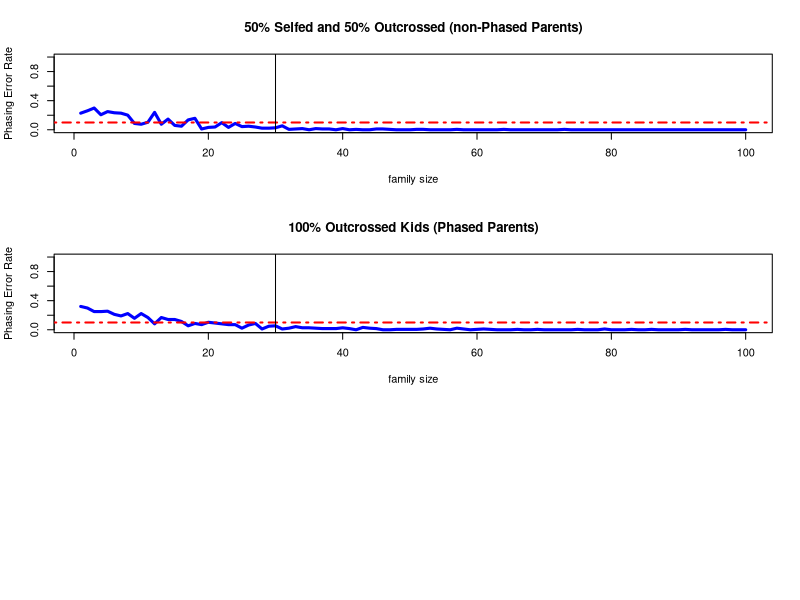
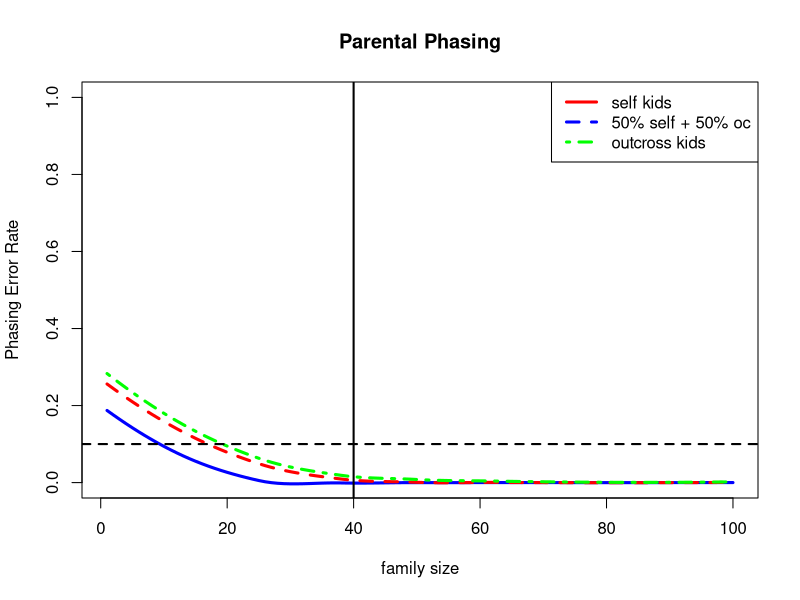

These charts were generated, in order, by the following R code:
### Jinliang Yang
### 12/7/2015
### plot simulation results

### plot ###############################################
res <- read.csv("cache/pp_sim_1k.csv")

res1 <- subset(res, type=="rate1")
res1 <- res1[order(res1$size),]
lo1 <- loess(res1$rate~res1$size)

res0 <- subset(res, type=="rate0")
res0 <- res0[order(res0$size),]
lo0 <- loess(res0$rate~res0$size)

res5 <- subset(res, type=="rate0.5")
res5 <- res5[order(res5$size),]
lo5 <- loess(res5$rate~res5$size)


pdf("graphs/sim_pp.pdf", width=5, height=5)
par(mfrow=c(1,1))
plot(x=0, y=0, type="n",  main="Parental Phasing",
     xlab="family size", ylab="Phasing Error Rate", xlim=c(1,100), ylim=c(0,1))
lines(predict(lo1), col="blue", lwd=3, lty=1)
lines(predict(lo5), col="red", lwd=3, lty=2)
lines(predict(lo0), col="green", lwd=3, lty=4)
abline(h=0.1, lty=2, lwd=2)
abline(v=40, lwd=2)
legend("topright", col=c("red", "blue", "green"), lty=c(1,2,4), lwd=3,
       legend=c("self kids", "50% self + 50% oc", "outcross kids"))
dev.off()

###################################
par(mfrow=c(3,1))

plot(res5$size, res5$rate, type="l", col="blue", lwd=3, main="50% Selfed and 50% Outcrossed (non-Phased Parents)",
     xlab="family size", ylab="Phasing Error Rate", ylim=c(0,1))
abline(h=0.1, lty=4, lwd=2, col="red")
abline(v=30)


plot(res0$size, res0$rate, type="l", col="blue", lwd=3, main="100% Outcrossed Kids (Phased Parents)",
     xlab="family size", ylab="Phasing Error Rate", ylim=c(0,1))
abline(h=0.1, lty=4, lwd=2, col="red")
abline(v=30)

